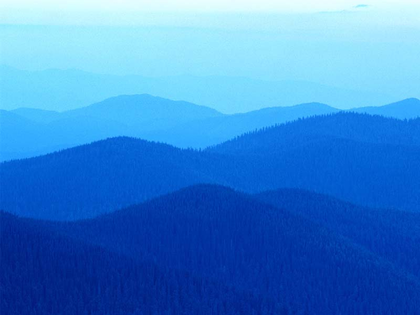
%> input picture multi3-bmp2jpg/test.bmp, 420 x 315 px, shrunk from 800 x 600 before the run
$ octave --eval "result = myhisteq(imread('../multi3-bmp2jpg/test.bmp'));"   (GNU Octave 9; MATLAB toolbox functions it lacks are replaced by stand-ins)
%> lines starting %> are read from the running program, lines starting %| are printed output that depends on the picture
function g = myhisteq(f)
%MYHISTEQ compute the histogram equalization of an input image
%   input f is the input image
%   output g is the image that f turns out after equalization.

[d1, d2, d3] = size(f);
%> d1 = 315; d2 = 420; d3 = 3
if d3 > 1
    f = rgb2gray(f);
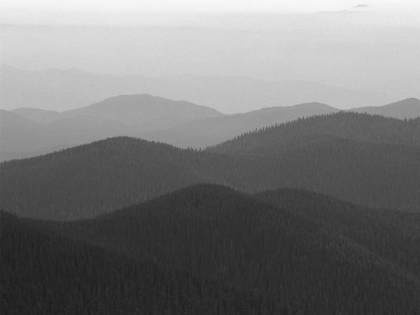
%> f: size 315x420 uint8; min 27, max 248, mean 119.9
end
f = im2uint8(f);
defaultn = 256;
histogram = zeros(defaultn);
cdf = zeros(defaultn);
g = zeros(d1, d2);

%get histogram
for i = 1:d1
    for j = 1:d2
        k = f(i,j);
        histogram(k) = histogram(k) + 1;
    end
end
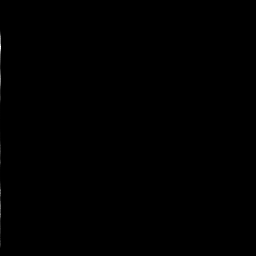
%> histogram: size 256x256 double; min 0, max 3079, mean 2; drawn with min black and max white

%get cdf
cdf(1) = histogram(1);
%> cdf: size 256x256 double; every value is 0
for i = 2:defaultn
    cdf(i) = cdf(i-1) + histogram(i);
end
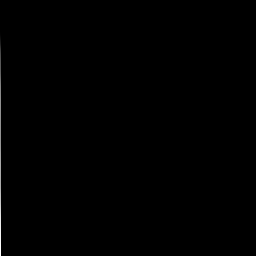
%> cdf: size 256x256 double; min 0, max 132300, mean 276.7; drawn with min black and max white

%run point operation
for i = 1:d1
    for j = 1:d2
        k = double(f(i,j));
        g(i,j) = cdf(k) * defaultn / (d1 * d2);
    end
end
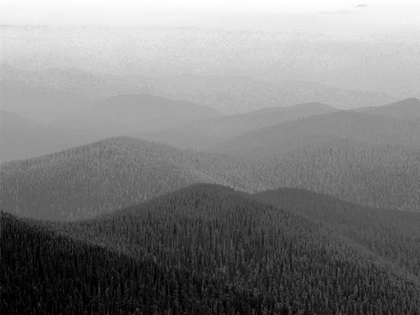
%> g: size 315x420 double; min 0.00193, max 256, mean 129.1; drawn with min black and max white
g = uint8(g);
%> g: size 315x420 uint8
